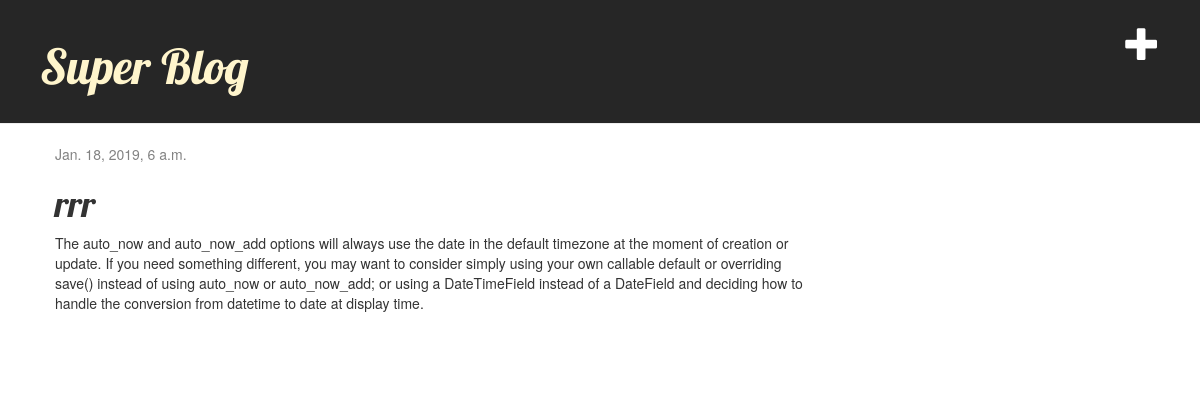
Screenshot of /post/3/ with the database file from the repository.
### blog/models.py (models this page shows, shortened)
class Post(models.Model):
    author = models.ForeignKey('auth.User', on_delete=models.CASCADE)
    title = models.CharField(max_length=200)
    text = models.TextField()
    created_date = models.DateTimeField(
            default=timezone.now)
    published_date = models.DateTimeField(
            blank=True, null=True)

### blog/views.py (the view)
# urls.py: url(r'^post/(?P<pk>\d+)/$', views.post_detail, name='post_detail'),
def post_detail(request, pk):
    post = get_object_or_404(Post, pk=pk)
    return render(request, 'blog/post_detail.html', {'post': post})

### templates/blog/post_detail.html
{% extends 'blog/base.html' %}
{% block content %}
    <div class="post">
        {% if post.published_date %}
            <div class="date">
                {{ post.published_date }}
            </div>
        {% endif %}
        <h1>{{ post.title }}</h1>
        <p class="post_text">{{ post.text|linebreaksbr }}</p>
    </div>
{% endblock %}

### blog/static/css/blog.css (style rules this page uses)
h1, h2, h3, h4 { font-family: 'Lobster', cursive; }
.date { color: #828282; }
.post { margin-bottom: 70px; }

### rows the page displays
Post: published_date "Jan. 18, 2019, 6 a.m.", title "rrr", text "The auto_now and auto_now_add options will always use the date in the default timezone at the moment of creation or update. If you need something different, you may want to consider simply using your own callable default or overriding save() instead of using auto_now or auto_now_add; or using a DateTimeField instead of a DateField and deciding how to handle the conversion from datetime to date at display time."
